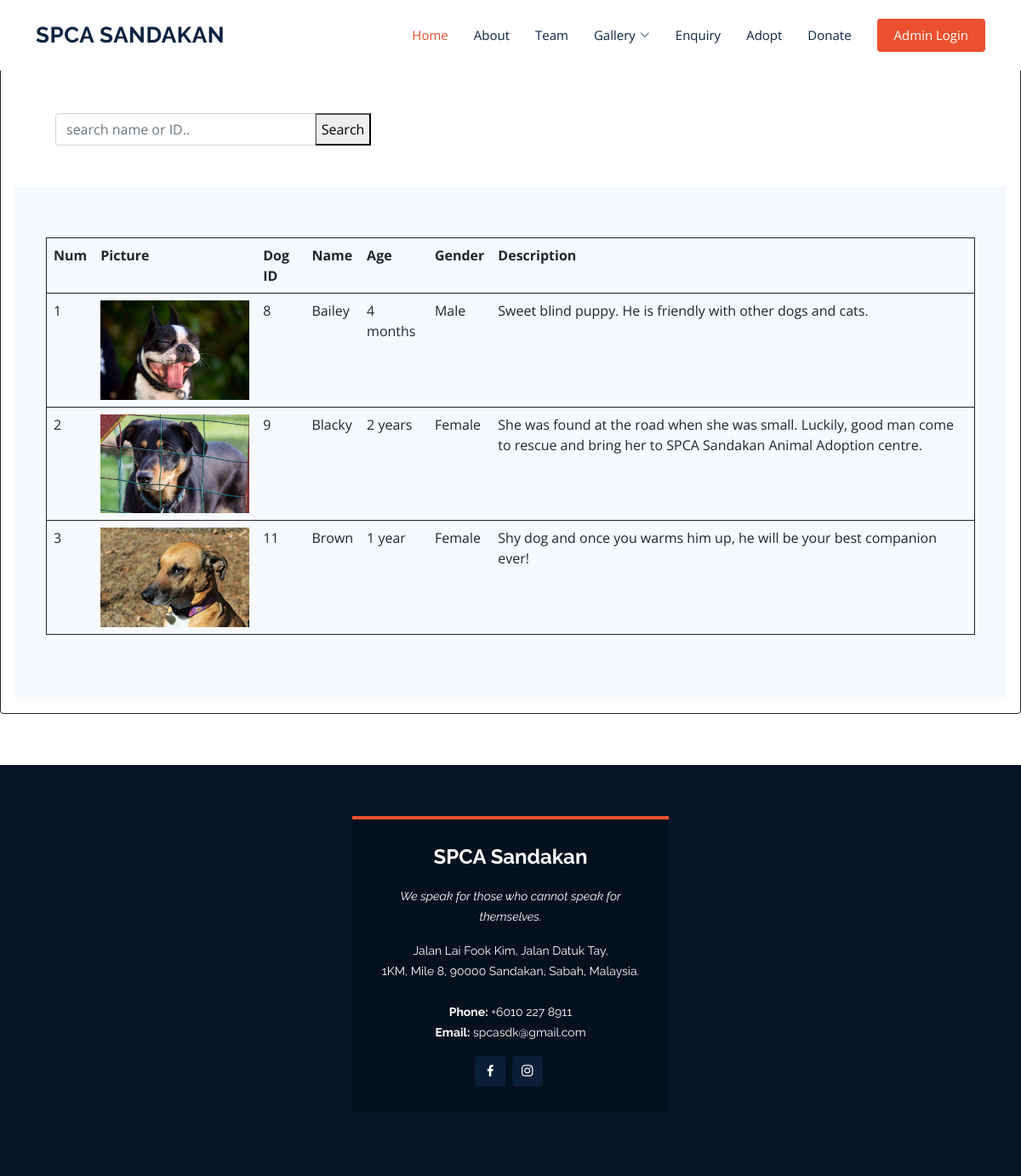
/dog_gallery.php, run on the app's committed database.
### tables this page shows
CREATE TABLE `dog` (
  `id_dog` int(4) NOT NULL,
  `image` varchar(255) NOT NULL,
  `name` text NOT NULL,
  `age` varchar(255) NOT NULL,
  `gender` text NOT NULL,
  `description` varchar(255) NOT NULL
);

### dog_gallery.php (the view, shortened to what this page needs)
<?php
include("include/connection.php");
?>
<!DOCTYPE html>
<html lang="en">
<head>
  <link href="assets/vendor/animate.css/animate.min.css" rel="stylesheet">
  <link href="assets/vendor/aos/aos.css" rel="stylesheet">
  <link href="assets/vendor/bootstrap/css/bootstrap.min.css" rel="stylesheet">
  <link href="assets/vendor/bootstrap-icons/bootstrap-icons.css" rel="stylesheet">
  <link href="assets/vendor/boxicons/css/boxicons.min.css" rel="stylesheet">
  <link href="assets/vendor/glightbox/css/glightbox.min.css" rel="stylesheet">
  <link href="assets/vendor/remixicon/remixicon.css" rel="stylesheet">
  <link href="assets/vendor/swiper/swiper-bundle.min.css" rel="stylesheet">
  <link rel="stylesheet" type="text/css" href="https://cdn.datatables.net/1.12.1/css/jquery.dataTables.min.css"/>
  <link href="assets/css/style.css" rel="stylesheet">
</head>
<body>
  	<header id="header" class="fixed-top">
		<div class="container d-flex align-items-center justify-content-between">
		<h1 class="logo"><a href="index.php">SPCA SANDAKAN</a></h1>
		<nav id="navbar" class="navbar">
			<ul>
				<li><a class="nav-link scrollto active" href="index.php">Home</a></li>
				<li><a class="nav-link scrollto" href="index.php">About</a></li>
				<li><a class="nav-link scrollto" href="index.php">Team</a></li>
				<li class="dropdown"><a href="#"><span>Gallery</span> <i class="bi bi-chevron-down"></i></a>
				</li>
                <li><a class="nav-link scrollto" href="enquiry.php">Enquiry</a></li>
                <li><a class="nav-link scrollto" href="adoption_form.php">Adopt</a></li>
                <li><a class="nav-link scrollto" href="donation.php">Donate</a></li>
                <li><a class="getstarted scrollto" href="admin_login.php">Admin Login</a></li>
			</ul>
		</nav>
		</div>
  	</header>
    <div class="row">
        <section>
            <main>
                <div class="card border border-dark d-grid">
                    <div class="card-body">
                        <form action="dog_gallery.php" method="POST">
                            <div class="form-group d-grid pt-2  ">
                                <div class="input-group p-5" style="width: 40%;">
                                    <input type="text" class="form-control" name="valueToSearch" placeholder="search name or ID.." />
									<input type="submit" name="cari" value="Search">
                        </form><br>
                    </div>
                    <section id="" class="team section-bg">
                        <div class="container" data-aos="fade-up">
                            <div class="row">
                                    <div class="table-wrapper-scroll-y my-custom-scrollbar">
                                        <table class="table border border-dark" width="100%" id="myTable" >
                                                <tr>
                                                    <th scope="col">Num</th>
                                                    <th scope="col">Picture</th>
                                                    <th scope="col">Dog ID</th>
                                                    <th scope="col">Name</th>
                                                    <th scope="col">Age</th>
                                                    <th scope="col">Gender</th>
                                                    <th scope="col">Description</th>
                                                </tr>
											<?php
											$num =1;
											$valueToSearch = $_POST['valueToSearch'];
											if($valueToSearch != ''){
												$query = mysqli_query($conn, "SELECT * FROM dog WHERE name LIKE '".$valueToSearch."' OR id_dog LIKE '".$valueToSearch."'  ");
											}else{
												$query = mysqli_query($conn, "SELECT * FROM dog");
											}
											if(mysqli_num_rows($query)){
												while($row = mysqli_fetch_array($query)) {
											?>
												<tr>
													<td><?php echo $num++; ?></td>
													<td> <img style = "width: 175px" src= "assets/img/dog/<?php echo $row['image'] ; ?>"></td>
													<td><?php echo $row['id_dog']; ?></td>
													<td><?php echo $row['name']; ?></td>
													<td><?php echo $row['age']; ?></td>
													<td><?php echo $row['gender']; ?></td>
													<td><?php echo $row['description']; ?></td>
												</tr>
												<?php }}else{
													echo '<tr><td colspan="7">No data found!</td><tr>';
												} ?>
                                        </table>
                                    </div>
                            </div>
                        </div>
					</section>
                </div>
            </main>
        </section>
    </div>
   <footer id="footer">
        <div class="footer-top">
            <div class="container">
                <div class="row">
                    <center><div class="col-lg-4 col-md-6">
                    <div class="footer-info">
                        <h3>SPCA Sandakan</h3>
                        <p class="pb-3"><em>We speak for those who cannot speak for themselves.</em></p>
                        <p>
                        Jalan Lai Fook Kim, Jalan Datuk Tay, <br>
                        1KM, Mile 8, 90000 Sandakan, Sabah, Malaysia.<br><br>
                            <strong>Phone:</strong> +6010 227 8911<br>
                            <strong>Email:</strong> spcasdk@gmail.com<br>
                                </p>
                        <div class="social-links mt-3">
                            <a href="https://www.facebook.com/SpcaSandakan" class="facebook"><i class="bx bxl-facebook"></i></a>
                            <a href="https://www.instagram.com/spcasdk/?hl=en" class="instagram"><i class="bx bxl-instagram"></i></a>
                        </div>
                    </div>
                </div>
            </div>
        </div>
    </footer>
</body>
</html>

### assets/css/style.css (style rules this page uses)
body { font-family: "Open Sans", sans-serif; color: #444444; }
a { color: #ed502e; text-decoration: none; }
h1, h2, h3, h4, h5, h6 { font-family: "Raleway", sans-serif; }
#header { background: #fff; transition: all 0.5s; z-index: 997; padding: 20px 0; }
#header .logo { font-size: 26px; margin: 0; padding: 0; line-height: 1; font-weight: 700; letter-spacing: 0.5px; text-transform: uppercase; }
#header .logo a { color: #0b2341; }
.navbar { padding: 0; }
.navbar ul { margin: 0; padding: 0; display: flex; list-style: none; align-items: center; }
.navbar li { position: relative; }
.navbar a, .navbar a:focus { display: flex; align-items: center; justify-content: space-between; padding: 10px 0 10px 30px; font-size: 15px; color: #0b2341; white-space: nowrap; transition: 0.3s; }
.navbar a i, .navbar a:focus i { font-size: 12px; line-height: 0; margin-left: 5px; }
.navbar a:hover, .navbar .active, .navbar .active:focus, .navbar li:hover > a { color: #ed502e; }
.navbar .getstarted, .navbar .getstarted:focus { background: #ed502e; padding: 8px 20px; margin-left: 30px; border-radius: 4px; color: #fff; }
section { padding: 60px 0; }
.section-bg { background-color: #f6f9fd; }
#footer { background: #071527; padding: 0 0 30px 0; color: #fff; font-size: 14px; }
#footer .footer-top { padding: 60px 0 30px 0; }
#footer .footer-top .footer-info { margin-bottom: 15px; background: #05101e; border-top: 4px solid #ed502e; text-align: center; padding: 30px 20px; }
#footer .footer-top .footer-info h3 { font-size: 24px; margin: 0 0 20px 0; padding: 2px 0 2px 0; line-height: 1; font-weight: 700; }
#footer .footer-top .footer-info p { font-size: 14px; line-height: 24px; margin-bottom: 0; font-family: "Raleway", sans-serif; }
#footer .footer-top .social-links a { font-size: 18px; display: inline-block; color: #fff; line-height: 1; padding: 8px 0; margin-right: 4px; border-radius: 4px; text-align: center; width: 36px; height: 36px; transition: 0.3s; background: #0a1e38; }

### data on the page
dog: image (picture), id_dog "8", name "Bailey", age "4 months", gender "Male", description "Sweet blind puppy. He is friendly with other dogs and cats."
dog: image (picture), id_dog "9", name "Blacky", age "2 years", gender "Female", description "She was found at the road when she was small. Luckily, good man come to rescue and bring her to SPCA Sandakan Animal Adoption centre."
dog: image (picture), id_dog "11", name "Brown", age "1 year", gender "Female", description "Shy dog and once you warms him up, he will be your best companion ever!"
